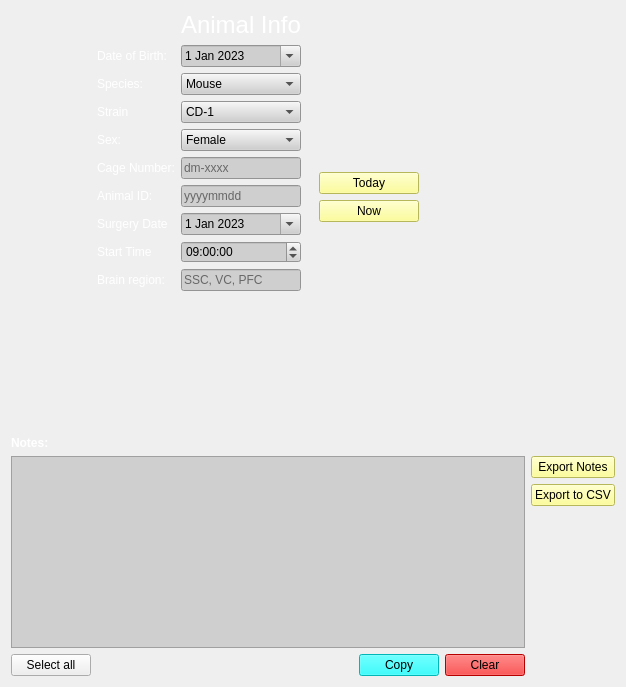
      <widget class="QWidget" name="animal_info">
       <attribute name="title">
        <string>Animal Info</string>
       </attribute>
       <layout class="QGridLayout" name="gridLayout_5">
        <item row="0" column="1">
         <layout class="QHBoxLayout" name="horizontalLayout"/>
        </item>
        <item row="12" column="0" rowspan="3" colspan="6">
         <widget class="QTextEdit" name="animal_notes">
          <property name="focusPolicy">
           <enum>Qt::StrongFocus</enum>
          </property>
          <property name="styleSheet">
           <string notr="true">background-color: rgb(207, 207, 207);</string>
          </property>
         </widget>
        </item>
        <item row="12" column="6" colspan="2">
         <layout class="QVBoxLayout" name="verticalLayout_2">
          <item>
           <widget class="QPushButton" name="animal_export_notes">
            <property name="styleSheet">
             <string notr="true">background-color: rgb(255, 255, 127);</string>
            </property>
            <property name="text">
             <string>Export Notes</string>
            </property>
           </widget>
          </item>
          <item>
           <widget class="QPushButton" name="animal_export_csv">
            <property name="styleSheet">
             <string notr="true">background-color: rgb(255, 255, 127);</string>
            </property>
            <property name="text">
             <string>Export to CSV</string>
            </property>
           </widget>
          </item>
          <item>
           <spacer name="verticalSpacer_7">
            <property name="orientation">
             <enum>Qt::Vertical</enum>
            </property>
            <property name="sizeHint" stdset="0">
             <size>
              <width>20</width>
              <height>40</height>
             </size>
            </property>
           </spacer>
          </item>
         </layout>
        </item>
        <item row="11" column="0" colspan="3">
         <widget class="QLabel" name="label_notes">
          <property name="sizePolicy">
           <sizepolicy hsizetype="Maximum" vsizetype="Maximum">
            <horstretch>0</horstretch>
            <verstretch>0</verstretch>
           </sizepolicy>
          </property>
          <property name="text">
           <string>&lt;html&gt;&lt;head/&gt;&lt;body&gt;&lt;p&gt;&lt;span style=&quot; font-weight:600; color:#ffffff;&quot;&gt;Notes:&lt;/span&gt;&lt;/p&gt;&lt;/body&gt;&lt;/html&gt;</string>
          </property>
          <property name="buddy">
           <cstring>animal_notes</cstring>
          </property>
         </widget>
        </item>
        <item row="15" column="0">
         <widget class="QPushButton" name="button_select_all_notes_animal_info">
          <property name="styleSheet">
           <string notr="true">background-color: rgb(255, 255, 0
);</string>
          </property>
          <property name="text">
           <string>Select all</string>
          </property>
         </widget>
        </item>
        <item row="15" column="4" colspan="2">
         <layout class="QHBoxLayout" name="horizontalLayout_3">
          <item>
           <spacer name="horizontalSpacer">
            <property name="orientation">
             <enum>Qt::Horizontal</enum>
            </property>
            <property name="sizeHint" stdset="0">
             <size>
              <width>40</width>
              <height>20</height>
             </size>
            </property>
           </spacer>
          </item>
          <item>
           <widget class="QPushButton" name="button_copy_animal_info">
            <property name="sizePolicy">
             <sizepolicy hsizetype="Maximum" vsizetype="Fixed">
              <horstretch>0</horstretch>
              <verstretch>0</verstretch>
             </sizepolicy>
            </property>
            <property name="styleSheet">
             <string notr="true">background-color: rgb(0, 255, 255);</string>
            </property>
            <property name="text">
             <string>Copy</string>
            </property>
           </widget>
          </item>
          <item>
           <widget class="QPushButton" name="button_clear_animal_info">
            <property name="sizePolicy">
             <sizepolicy hsizetype="Maximum" vsizetype="Fixed">
              <horstretch>0</horstretch>
              <verstretch>0</verstretch>
             </sizepolicy>
            </property>
            <property name="styleSheet">
             <string notr="true">background-color: rgb(255, 0, 0);</string>
            </property>
            <property name="text">
             <string>Clear</string>
            </property>
            <property name="iconSize">
             <size>
              <width>16</width>
              <height>16</height>
             </size>
            </property>
           </widget>
          </item>
         </layout>
        </item>
        <item row="1" column="1">
         <layout class="QFormLayout" name="formLayout_8">
          <item row="1" column="0">
           <widget class="QLabel" name="label_dob">
            <property name="styleSheet">
             <string notr="true">selection-color: rgb(177, 177, 88);</string>
            </property>
            <property name="text">
             <string>&lt;html&gt;&lt;head/&gt;&lt;body&gt;&lt;p&gt;&lt;span style=&quot; color:#ffffff;&quot;&gt;Date of Birth:&lt;/span&gt;&lt;/p&gt;&lt;/body&gt;&lt;/html&gt;</string>
            </property>
            <property name="buddy">
             <cstring>animal_dob</cstring>
            </property>
           </widget>
          </item>
          <item row="1" column="1">
           <widget class="QDateEdit" name="animal_dob">
            <property name="styleSheet">
             <string notr="true">background-color: rgb(207, 207, 207);</string>
            </property>
            <property name="dateTime">
             <datetime>
              <hour>0</hour>
              <minute>0</minute>
              <second>0</second>
              <year>2023</year>
              <month>1</month>
              <day>1</day>
             </datetime>
            </property>
            <property name="time">
             <time>
              <hour>0</hour>
              <minute>0</minute>
              <second>0</second>
             </time>
            </property>
            <property name="calendarPopup">
             <bool>true</bool>
            </property>
           </widget>
          </item>
          <item row="2" column="0">
           <widget class="QLabel" name="label_species">
            <property name="text">
             <string>&lt;html&gt;&lt;head/&gt;&lt;body&gt;&lt;p&gt;&lt;span style=&quot; color:#ffffff;&quot;&gt;Species:&lt;/span&gt;&lt;/p&gt;&lt;/body&gt;&lt;/html&gt;</string>
            </property>
            <property name="buddy">
             <cstring>animal_species</cstring>
            </property>
           </widget>
          </item>
          <item row="2" column="1">
           <widget class="QComboBox" name="animal_species">
            <property name="styleSheet">
             <string notr="true">background-color: rgb(207, 207, 207);</string>
            </property>
            <item>
             <property name="text">
              <string>Mouse</string>
             </property>
            </item>
            <item>
             <property name="text">
              <string>Rat</string>
             </property>
            </item>
            <item>
             <property name="text">
              <string>Hydra</string>
             </property>
            </item>
           </widget>
          </item>
          <item row="3" column="0">
           <widget class="QLabel" name="label_strain">
            <property name="text">
             <string>&lt;html&gt;&lt;head/&gt;&lt;body&gt;&lt;p&gt;&lt;span style=&quot; color:#ffffff;&quot;&gt;Strain&lt;/span&gt;&lt;/p&gt;&lt;/body&gt;&lt;/html&gt;</string>
            </property>
            <property name="buddy">
             <cstring>animal_strain</cstring>
            </property>
           </widget>
          </item>
          <item row="3" column="1">
           <widget class="QComboBox" name="animal_strain">
            <property name="styleSheet">
             <string notr="true">background-color: rgb(207, 207, 207);</string>
            </property>
            <item>
             <property name="text">
              <string>CD-1</string>
             </property>
            </item>
            <item>
             <property name="text">
              <string>C57BL6</string>
             </property>
            </item>
           </widget>
          </item>
          <item row="4" column="0">
           <widget class="QLabel" name="label_sex">
            <property name="styleSheet">
             <string notr="true"/>
            </property>
            <property name="text">
             <string>&lt;html&gt;&lt;head/&gt;&lt;body&gt;&lt;p&gt;&lt;span style=&quot; color:#ffffff;&quot;&gt;Sex:&lt;/span&gt;&lt;/p&gt;&lt;/body&gt;&lt;/html&gt;</string>
            </property>
            <property name="buddy">
             <cstring>animal_sex</cstring>
            </property>
           </widget>
          </item>
          <item row="4" column="1">
           <widget class="QComboBox" name="animal_sex">
            <property name="styleSheet">
             <string notr="true">background-color: rgb(207, 207, 207);</string>
            </property>
            <item>
             <property name="text">
              <string>Female</string>
             </property>
            </item>
            <item>
             <property name="text">
              <string>Male</string>
             </property>
            </item>
           </widget>
          </item>
          <item row="5" column="0">
           <widget class="QLabel" name="label_cage_num">
            <property name="text">
             <string>&lt;html&gt;&lt;head/&gt;&lt;body&gt;&lt;p&gt;&lt;span style=&quot; color:#ffffff;&quot;&gt;Cage Number:&lt;/span&gt;&lt;/p&gt;&lt;/body&gt;&lt;/html&gt;</string>
            </property>
            <property name="buddy">
             <cstring>animal_cage_number</cstring>
            </property>
           </widget>
          </item>
          <item row="5" column="1">
           <widget class="QLineEdit" name="animal_cage_number">
            <property name="styleSheet">
             <string notr="true">background-color: rgb(207, 207, 207);</string>
            </property>
            <property name="placeholderText">
             <string>dm-xxxx</string>
            </property>
           </widget>
          </item>
          <item row="6" column="0">
           <widget class="QLabel" name="label_animal_id">
            <property name="text">
             <string>&lt;html&gt;&lt;head/&gt;&lt;body&gt;&lt;p&gt;&lt;span style=&quot; color:#ffffff;&quot;&gt;Animal ID:&lt;/span&gt;&lt;/p&gt;&lt;/body&gt;&lt;/html&gt;</string>
            </property>
            <property name="buddy">
             <cstring>animal_id</cstring>
            </property>
           </widget>
          </item>
          <item row="6" column="1">
           <widget class="QLineEdit" name="animal_id">
            <property name="styleSheet">
             <string notr="true">background-color: rgb(207, 207, 207);</string>
            </property>
            <property name="placeholderText">
             <string>yyyymmdd</string>
            </property>
           </widget>
          </item>
          <item row="7" column="0">
           <widget class="QLabel" name="label_sx_date">
            <property name="text">
             <string>&lt;html&gt;&lt;head/&gt;&lt;body&gt;&lt;p&gt;&lt;span style=&quot; color:#ffffff;&quot;&gt;Surgery Date&lt;/span&gt;&lt;/p&gt;&lt;/body&gt;&lt;/html&gt;</string>
            </property>
            <property name="buddy">
             <cstring>surgery_date</cstring>
            </property>
           </widget>
          </item>
          <item row="7" column="1">
           <widget class="QDateEdit" name="surgery_date">
            <property name="styleSheet">
             <string notr="true">background-color: rgb(207, 207, 207);</string>
            </property>
            <property name="dateTime">
             <datetime>
              <hour>0</hour>
              <minute>0</minute>
              <second>0</second>
              <year>2023</year>
              <month>1</month>
              <day>1</day>
             </datetime>
            </property>
            <property name="calendarPopup">
             <bool>true</bool>
            </property>
           </widget>
          </item>
          <item row="8" column="0">
           <widget class="QLabel" name="label_start_time">
            <property name="text">
             <string>&lt;html&gt;&lt;head/&gt;&lt;body&gt;&lt;p&gt;&lt;span style=&quot; color:#ffffff;&quot;&gt;Start Time&lt;/span&gt;&lt;/p&gt;&lt;/body&gt;&lt;/html&gt;</string>
            </property>
            <property name="buddy">
             <cstring>surgery_start_time</cstring>
            </property>
           </widget>
          </item>
          <item row="8" column="1">
           <widget class="QTimeEdit" name="surgery_start_time">
            <property name="styleSheet">
             <string notr="true">background-color: rgb(207, 207, 207);</string>
            </property>
            <property name="dateTime">
             <datetime>
              <hour>9</hour>
              <minute>0</minute>
              <second>0</second>
              <year>2000</year>
              <month>1</month>
              <day>1</day>
             </datetime>
            </property>
           </widget>
          </item>
          <item row="9" column="0">
           <widget class="QLabel" name="label_5">
            <property name="text">
             <string>&lt;html&gt;&lt;head/&gt;&lt;body&gt;&lt;p&gt;&lt;span style=&quot; color:#ffffff;&quot;&gt;Brain region:&lt;/span&gt;&lt;/p&gt;&lt;/body&gt;&lt;/html&gt;</string>
            </property>
            <property name="buddy">
             <cstring>animal_brain_region</cstring>
            </property>
           </widget>
          </item>
          <item row="9" column="1">
           <widget class="QLineEdit" name="animal_brain_region">
            <property name="styleSheet">
             <string notr="true">background-color: rgb(207, 207, 207);</string>
            </property>
            <property name="placeholderText">
             <string>SSC, VC, PFC</string>
            </property>
           </widget>
          </item>
          <item row="0" column="1">
           <widget class="QLabel" name="heading_animal_info">
            <property name="sizePolicy">
             <sizepolicy hsizetype="Minimum" vsizetype="Minimum">
              <horstretch>0</horstretch>
              <verstretch>0</verstretch>
             </sizepolicy>
            </property>
            <property name="font">
             <font>
              <pointsize>18</pointsize>
             </font>
            </property>
            <property name="text">
             <string>&lt;html&gt;&lt;head/&gt;&lt;body&gt;&lt;p&gt;&lt;span style=&quot; color:#ffffff;&quot;&gt;Animal Info&lt;/span&gt;&lt;/p&gt;&lt;/body&gt;&lt;/html&gt;</string>
            </property>
           </widget>
          </item>
          <item row="10" column="1">
           <spacer name="verticalSpacer_6">
            <property name="orientation">
             <enum>Qt::Vertical</enum>
            </property>
            <property name="sizeType">
             <enum>QSizePolicy::Maximum</enum>
            </property>
            <property name="sizeHint" stdset="0">
             <size>
              <width>20</width>
              <height>133</height>
             </size>
            </property>
           </spacer>
          </item>
         </layout>
        </item>
        <item row="1" column="4">
         <layout class="QVBoxLayout" name="verticalLayout">
          <item>
           <spacer name="verticalSpacer_4">
            <property name="orientation">
             <enum>Qt::Vertical</enum>
            </property>
            <property name="sizeHint" stdset="0">
             <size>
              <width>20</width>
              <height>40</height>
             </size>
            </property>
           </spacer>
          </item>
          <item>
           <widget class="QPushButton" name="animal_info_today_button">
            <property name="sizePolicy">
             <sizepolicy hsizetype="Minimum" vsizetype="Maximum">
              <horstretch>0</horstretch>
              <verstretch>0</verstretch>
             </sizepolicy>
            </property>
            <property name="styleSheet">
             <string notr="true">background-color: rgb(255, 255, 127);</string>
            </property>
            <property name="text">
             <string>Today</string>
            </property>
           </widget>
          </item>
          <item>
           <widget class="QPushButton" name="animal_info_now_time_button">
            <property name="styleSheet">
             <string notr="true">background-color: rgb(255, 255, 127);</string>
            </property>
            <property name="text">
             <string>Now</string>
            </property>
           </widget>
          </item>
          <item>
           <spacer name="verticalSpacer_5">
            <property name="orientation">
             <enum>Qt::Vertical</enum>
            </property>
            <property name="sizeType">
             <enum>QSizePolicy::Maximum</enum>
            </property>
            <property name="sizeHint" stdset="0">
             <size>
              <width>20</width>
              <height>208</height>
             </size>
            </property>
           </spacer>
          </item>
         </layout>
        </item>
        <item row="1" column="0">
         <widget class="QLabel" name="label_12">
          <property name="text">
           <string>&lt;html&gt;&lt;head/&gt;&lt;body&gt;&lt;p&gt;&lt;img src=&quot;:/images/icon.png&quot;/&gt;&lt;/p&gt;&lt;/body&gt;&lt;/html&gt;</string>
          </property>
         </widget>
        </item>
       </layout>
      </widget>
